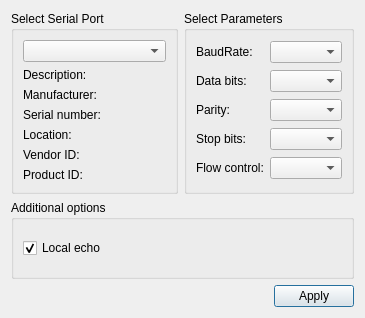
<?xml version="1.0" encoding="UTF-8"?>
<ui version="4.0">
 <class>SettingsDialog</class>
 <widget class="QDialog" name="SettingsDialog">
  <property name="geometry">
   <rect>
    <x>0</x>
    <y>0</y>
    <width>365</width>
    <height>318</height>
   </rect>
  </property>
  <property name="windowTitle">
   <string>Settings</string>
  </property>
  <layout class="QGridLayout" name="gridLayout_3">
   <item row="0" column="1">
    <widget class="QGroupBox" name="parametersBox">
     <property name="title">
      <string>Select Parameters</string>
     </property>
     <layout class="QGridLayout" name="gridLayout_2">
      <item row="0" column="0">
       <widget class="QLabel" name="baudRateLabel">
        <property name="text">
         <string>BaudRate:</string>
        </property>
       </widget>
      </item>
      <item row="0" column="1">
       <widget class="QComboBox" name="baudRateBox"/>
      </item>
      <item row="1" column="0">
       <widget class="QLabel" name="dataBitsLabel">
        <property name="text">
         <string>Data bits:</string>
        </property>
       </widget>
      </item>
      <item row="1" column="1">
       <widget class="QComboBox" name="dataBitsBox"/>
      </item>
      <item row="2" column="0">
       <widget class="QLabel" name="parityLabel">
        <property name="text">
         <string>Parity:</string>
        </property>
       </widget>
      </item>
      <item row="2" column="1">
       <widget class="QComboBox" name="parityBox"/>
      </item>
      <item row="3" column="0">
       <widget class="QLabel" name="stopBitsLabel">
        <property name="text">
         <string>Stop bits:</string>
        </property>
       </widget>
      </item>
      <item row="3" column="1">
       <widget class="QComboBox" name="stopBitsBox"/>
      </item>
      <item row="4" column="0">
       <widget class="QLabel" name="flowControlLabel">
        <property name="text">
         <string>Flow control:</string>
        </property>
       </widget>
      </item>
      <item row="4" column="1">
       <widget class="QComboBox" name="flowControlBox"/>
      </item>
     </layout>
    </widget>
   </item>
   <item row="0" column="0">
    <widget class="QGroupBox" name="selectBox">
     <property name="title">
      <string>Select Serial Port</string>
     </property>
     <layout class="QGridLayout" name="gridLayout">
      <item row="0" column="0">
       <widget class="QComboBox" name="serialPortInfoListBox"/>
      </item>
      <item row="1" column="0">
       <widget class="QLabel" name="descriptionLabel">
        <property name="text">
         <string>Description:</string>
        </property>
       </widget>
      </item>
      <item row="2" column="0">
       <widget class="QLabel" name="manufacturerLabel">
        <property name="text">
         <string>Manufacturer:</string>
        </property>
       </widget>
      </item>
      <item row="3" column="0">
       <widget class="QLabel" name="serialNumberLabel">
        <property name="text">
         <string>Serial number:</string>
        </property>
       </widget>
      </item>
      <item row="4" column="0">
       <widget class="QLabel" name="locationLabel">
        <property name="text">
         <string>Location:</string>
        </property>
       </widget>
      </item>
      <item row="5" column="0">
       <widget class="QLabel" name="vidLabel">
        <property name="text">
         <string>Vendor ID:</string>
        </property>
       </widget>
      </item>
      <item row="6" column="0">
       <widget class="QLabel" name="pidLabel">
        <property name="text">
         <string>Product ID:</string>
        </property>
       </widget>
      </item>
     </layout>
    </widget>
   </item>
   <item row="2" column="0" colspan="2">
    <layout class="QHBoxLayout" name="horizontalLayout">
     <item>
      <spacer name="horizontalSpacer">
       <property name="orientation">
        <enum>Qt::Horizontal</enum>
       </property>
       <property name="sizeHint" stdset="0">
        <size>
         <width>96</width>
         <height>20</height>
        </size>
       </property>
      </spacer>
     </item>
     <item>
      <widget class="QPushButton" name="applyButton">
       <property name="text">
        <string>Apply</string>
       </property>
      </widget>
     </item>
    </layout>
   </item>
   <item row="1" column="0" colspan="2">
    <widget class="QGroupBox" name="additionalOptionsGroupBox">
     <property name="title">
      <string>Additional options</string>
     </property>
     <layout class="QVBoxLayout" name="verticalLayout">
      <item>
       <widget class="QCheckBox" name="localEchoCheckBox">
        <property name="text">
         <string>Local echo</string>
        </property>
        <property name="checked">
         <bool>true</bool>
        </property>
       </widget>
      </item>
     </layout>
    </widget>
   </item>
  </layout>
 </widget>
 <resources/>
 <connections/>
</ui>
